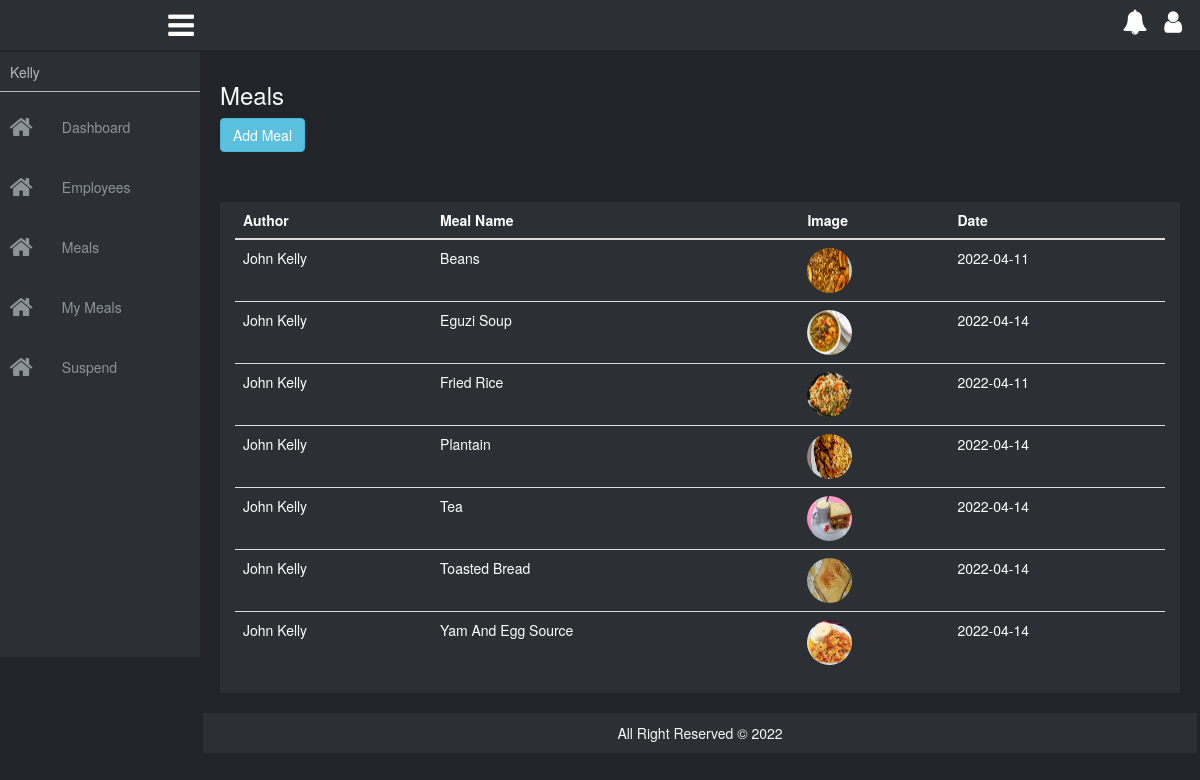
The page /meals (signed in) on the database its author committed.
### tables this page shows
CREATE TABLE `meals` (
  `id` int(11) NOT NULL,
  `userId` varchar(10) NOT NULL,
  `mealId` varchar(10) NOT NULL,
  `mealName` varchar(30) NOT NULL,
  `image` varchar(255) NOT NULL,
  `date` date NOT NULL
);

CREATE TABLE `users` (
  `id` int(11) NOT NULL,
  `fn` varchar(30) NOT NULL,
  `ln` varchar(30) NOT NULL,
  `email` varchar(50) NOT NULL,
  `pn` varchar(20) NOT NULL,
  `password` varchar(50) NOT NULL,
  `state` varchar(30) NOT NULL,
  `branch` varchar(30) NOT NULL,
  `location` varchar(50) NOT NULL,
  `ms` varchar(20) NOT NULL,
  `date` date NOT NULL,
  `level` varchar(7) NOT NULL,
  `sex` varchar(7) NOT NULL,
  `picture` text NOT NULL,
  `last_login` date NOT NULL,
  `status` varchar(10) NOT NULL
);

### config/dblink.php (called while the page is built, shortened)
<?php
class DB{
private $connect = NULL;
public function __construct()
  {
$servername = "localhost";
$username = "root";
$password = "";
$dbname = "food";
  $this->connect = "";
  try{
  $this->connect = new PDO("mysql:host=$servername;dbname=$dbname", $username, $password);
  $this->connect->setAttribute(PDO::ATTR_ERRMODE, PDO::ERRMODE_EXCEPTION);
  $this->connect->exec("SET CHARACTER SET utf8");
    }
  catch(PDOException $e) {
  echo 'Error: ' . $e->getMessage();
        }
  }
 public function tbl_select($tblquery,$tblvalue = array())
 {
 try{
  $stmt = $this->connect->prepare($tblquery);
  $stmt->execute($tblvalue);
  $results = $stmt->fetchAll(PDO::FETCH_ASSOC);
  return $results;
} catch(PDOException $e) {
    echo 'Error: ' . $e->getMessage();
  }
 }
  }
?>

### page/meals.php (the view, shortened to what this page needs)
<div class="main-body">
    <h3 class="title">Meals</h3>
    <a class="btn btn-info" onclick="popupBitcoinCashWithdrawal()">Add Meal</a>
    <div class="row no-p notification">
        <div class="col-xs-12">
            <table class="table">
                <thead>
                    <tr>
                        <th>Author</th>
                        <th>Meal Name</th>
                        <th>Image</th>
                        <th>Date</th>
                    </tr>
                </thead>
                <tbody>
                    <tr>
                        <?php
                            $tblquery = "SELECT users.fn, users.ln, meals.mealName, meals.image, meals.date FROM users INNER JOIN meals ON users.id = meals.userId ORDER BY meals.mealName";
                            $tblvalue = array();
                            $select = $collect->tbl_select($tblquery, $tblvalue);
                            foreach($select as $data){
                                extract($data);
                                ?>
                                <?php
                                    echo "
                                        <tr>
                                            <td>$ln $fn</td>
                                            <td>$mealName</td>
                                            <td><img src='./upload/$image' width='45px' height='45px' title='Meal Image' style='border-radius:50%;'></td>
                                            <td>$date</td>
                                        </tr>
                                    ";
                            }
                        ?>
                    </tr>
                </tbody>
            </table>
        </div>
    </div>
</div>

### index.php (shortened to what this page needs)
<?php
    $url = $_GET['url'];
    $url = rtrim($url, '/');
    $url = explode('/', $url);
    if(file_exists('page/'.$url[0].'.php')){
        include('main.php');
    }else{
        include('login.php');
    }
?>

### includes/header.php (shortened to what this page needs)
<?php
    include('config/dblink.php');
    $collect = new DB();
?>
<!DOCTYPE html>
<html lang="en">
    <head>
        <link rel="stylesheet" href="https://stackpath.bootstrapcdn.com/font-awesome/4.7.0/css/font-awesome.min.css">
        <?php
            if($url[1] == ''){
                echo "<link rel='stylesheet' href='css/bootstrap.css'>";
                echo "<link rel='stylesheet' href='css/style.css'>";
            }else{
                echo "<link rel='stylesheet' href='../css/bootstrap.css'>";
                echo "<link rel='stylesheet' href='../css/style.css'>";
            }
        ?>
    </head>
    <body>

### main.php (shortened to what this page needs)
<?php include('includes/header.php'); ?>
    <div class="container-fluid">
        <div class="row laptop-view">
            <div class="col-md-2 top-nav-left" style="float:left;position:fixed;left:0px;top:0px;">
                <div class="row">
                    <div class="col-xs-2 no-p">
                        <span class="bars"><i class="fa fa-bars" aria-hidden="true"></i></span>
                    </div>
                </div>
            </div>
            <div class="col-md-10 top-nav-right" style="float:right;">
                <div class="row">
                    <div class="col-xs-1 no-p top-right-box">
                        <div class="row">
                            <div class="col-xs-6 no-p box" onclick="notificationPopup()">
                                <span><i class="fa fa-bell" aria-hidden="true"></i></span>
                            </div>
                            <div class="col-xs-6 no-p box" onclick="userPopup()">
                                <span><i class="fa fa-user" aria-hidden="true"></i></span>
                            </div>
                        </div>
                    </div>
                </div>
            </div>
        </div>
        <div class="row">
            <div class="col-12 main-wrapper">
                <div class="row">
                    <div class="col-md-2 side-menu-master">
                        <div class="side-menu">
                            <?php
                                include('page/menu.php');
                            ?>
                        </div>
                    </div>
                    <div class="col-md-10 main-main-box">
                        <div class="inner">
                            <?php
                                include($page);
                            ?>
                        </div>
                        <footer>
                            <div>All Right Reserved &copy; <a href="<?php echo $_SESSION['newExternalLink']; ?>"><?php echo $_SESSION['newName']; ?></a> 2022</div>
                        </footer>
                    </div>
                </div>
            </div>
        </div>
    </div>
<?php include('includes/footer.php'); ?>

### page/menu.php (shortened to what this page needs)
<div class="side-menu-wrapper">
    <div class="dropdown-box-username">
        <div class="username" onclick="toggleDropDownBoxUsername()">
            <div class="left">
                <?php echo $_SESSION['fn'];?>
            </div>
            <div class="right">
                <span><i class="fa fa-caret-down" aria-hidden="true"></i></span>
            </div>
        </div>
    </div>
</div>
<?php
    if($_SESSION['level'] === 'Cook'){
        echo "
            <div class='side-menu-navigation-mobile'>
                <a href='dashboard'>
                    <div class='row navigator'>
                        <div class='col-xs-3 icon'>
                            <span><i class='fa fa-home' aria-hidden='true'></i></span>
                        </div>
                        <div class='col-xs-9 navigator-text'>
                            <span>Dashboard</span>
                        </div>
                    </div>
                </a>
                <a href='allMeals'>
                    <div class='row navigator'>
                        <div class='col-xs-3 icon'>
                            <span><i class='fa fa-home' aria-hidden='true'></i></span>
                        </div>
                        <div class='col-xs-9 navigator-text'>
                            <span>Meals</span>
                        </div>
                    </div>
                </a>
            </div>
        ";
    }else if($_SESSION['level'] === 'Admin'){
        echo "
            <div class='side-menu-navigation-mobile'>
                <a href='dashboard_Admin'>
                    <div class='row navigator'>
                        <div class='col-xs-3 icon'>
                            <span><i class='fa fa-home' aria-hidden='true'></i></span>
                        </div>
                        <div class='col-xs-9 navigator-text'>
                            <span>Dashboard</span>
                        </div>
                    </div>
                </a>
                <a href='workers'>
                    <div class='row navigator'>
                        <div class='col-xs-3 icon'>
                            <span><i class='fa fa-home' aria-hidden='true'></i></span>
                        </div>
                        <div class='col-xs-9 navigator-text'>
                            <span>Employees</span>
                        </div>
                    </div>
                </a>
                <a href='meals'>
                    <div class='row navigator'>
                        <div class='col-xs-3 icon'>
                            <span><i class='fa fa-home' aria-hidden='true'></i></span>
                        </div>
                        <div class='col-xs-9 navigator-text'>
                            <span>Meals</span>
                        </div>
                    </div>
                </a>
                <a href='myMeals'>
                    <div class='row navigator'>
                        <div class='col-xs-3 icon'>
                            <span><i class='fa fa-home' aria-hidden='true'></i></span>
                        </div>
                        <div class='col-xs-9 navigator-text'>
                            <span>My Meals</span>
                        </div>
                    </div>
                </a>
                <a href='suspend'>
                    <div class='row navigator'>
                        <div class='col-xs-3 icon'>
                            <span><i class='fa fa-home' aria-hidden='true'></i></span>
                        </div>
                        <div class='col-xs-9 navigator-text'>
                            <span>Suspend</span>
                        </div>
                    </div>
                </a>
            </div>
        ";
    }
?>

### includes/footer.php (shortened to what this page needs)
    </body>
</html>

### css/style.css (style rules this page uses)
body { background: #22242a; box-sizing: border-box; margin: 0; padding: 0; }
.container, .container-fluid, .no-p, .row { margin: 0; padding: 0; }
table tr th, table tr td { color:#ffffff; }
.main-main-box { background: #22242A; float: right; min-height: 605px; padding: 0px; }
footer { background: #22242A; margin:0px; padding: 0px; margin: 0px; margin-top: 3px; padding-left: 3px; padding-right: 3px; }
footer div { background: #2C3034; color:#F8F9FA; margin:0px; padding: 10px; text-align: center; }
.laptop-view { display:block; }
.top-nav-left { background: #2C3034; height: 50px; padding: 0; }
.top-nav-left .bars { display: block; cursor: pointer; height: 100%; margin: 10px auto; width:30px; }
.top-nav-left .bars .fa-bars { color:#fff; font-size: 30px; }
.top-nav-right { background: #2C3034; height: 50px; padding: 0; }
.top-nav-right .top-right-box { height: 50px; padding: 0; }
.top-nav-right .top-right-box .box { height: 50px; padding: 0; }
.top-nav-right .top-right-box .box span { display: block; cursor: pointer; height: 100%; margin: 10px auto; width:30px; }
.top-nav-right .top-right-box .box span .fa { color:#fff; font-size: 25px; }
.main-wrapper { background: #22242A; height: 590px; margin-top: 2px; }
.side-menu-master { height: 605px; overflow: hidden; }
.side-menu { background: #2C3034; float: left; height: 605px; overflow-y: scroll; padding-right: 20px; position: fixed; left: 0; top: 52; width: 250px; }
.dropdown-box-username { border-bottom: 1px solid #B9BABF; color:#B9BABF; height: 40px; transition: .5s; }
.dropdown-box-username .username { cursor: pointer; height: 40px; padding: 10px; }
.dropdown-box-username .username .left { float: left; height: 40px; width: 87%; }
.dropdown-box-username .username .right { float: right; height: 40px; width: 5%; }
.dropdown-box-username .username .right:after { content: ''; clear: both; }
.navigator { height: 50px; margin-top: 10px; transition: .5s; }
.navigator .icon { height: 100%; padding: 0px; }
.navigator div span { display: block; height:30px; margin: 5px auto; width: 95%; }
.navigator div span .fa { color:#8D9498; font-size: 25px; margin: 8px; }
.navigator-text { height: 40px; padding: 0px; }
.navigator-text span { color:#8D9498; display: block; height:30px; line-height: 40px; margin: 5px auto; width: 120px; }
.main-body { margin: 20px; margin-top: 30px; padding: 0px; }
.main-body .title { color:#F8F9FA; }
.notification { background: #2C3034; height: auto; margin-top: 50px; }

### rows shown on the page
meals: userId.ln "John", userId.fn "Kelly", mealName "Beans", image (picture), date "2022-04-11"
meals: userId.ln "John", userId.fn "Kelly", mealName "Eguzi Soup", image (picture), date "2022-04-14"
meals: userId.ln "John", userId.fn "Kelly", mealName "Fried Rice", image (picture), date "2022-04-11"
meals: userId.ln "John", userId.fn "Kelly", mealName "Plantain", image (picture), date "2022-04-14"
meals: userId.ln "John", userId.fn "Kelly", mealName "Tea", image (picture), date "2022-04-14"
meals: userId.ln "John", userId.fn "Kelly", mealName "Toasted Bread", image (picture), date "2022-04-14"
meals: userId.ln "John", userId.fn "Kelly", mealName "Yam And Egg Source", image (picture), date "2022-04-14"

### other values the page prints
$_SESSION['fn'] "Kelly"
